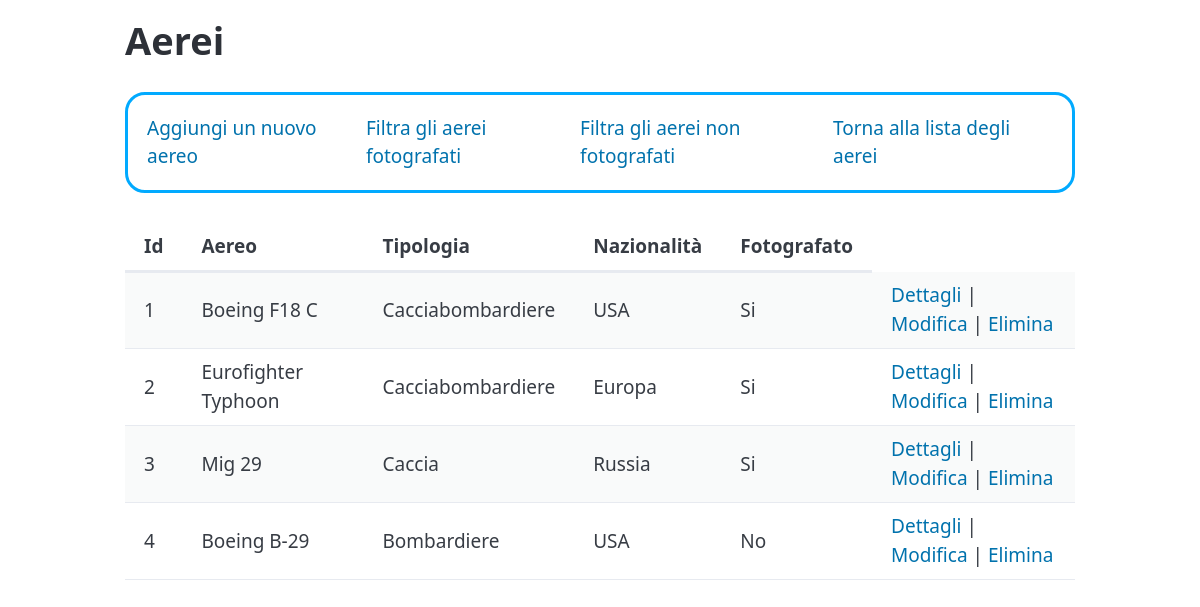
The app's page /Aerei/index.php with its own data.
### tables this page shows
CREATE TABLE `modelli` (
  `ID` int(11) NOT NULL,
  `Aereo` varchar(50) NOT NULL,
  `Tipologia` enum('Caccia','Cacciabombardiere','Bombardiere','Ricognitore','Trasporto','Multiruolo','Passeggeri') NOT NULL,
  `Nazionalità` varchar(50) NOT NULL,
  `Fotografato` enum('Si','No') NOT NULL
);

### Aerei/controllers/aereiController.php (called while the page is built, shortened)
<?php
require_once __DIR__ . '/../models/aerei.php';
class AereiController {
    private $aereiModel;
    public function __construct(){
        $this->aereiModel = new Aerei();
    }
    public function lista(){
        $aerei = $this->aereiModel->tutti();
        require __DIR__ . '/../views/lista_aerei.php';
    }
}

### Aerei/models/aerei.php (called while the page is built, shortened)
<?php
require_once __DIR__ . '/../config/database.php';
class Aerei {
    public function __construct(){
        global $pdo;
        $this->pdo = $pdo;
    }
    public function tutti(){
        $sql = 'SELECT id, aereo, tipologia, nazionalità, fotografato FROM modelli';
        $risultato = $this->pdo->query($sql);
        return $risultato->fetchAll();
    }
}

### Aerei/views/lista_aerei.php (the view, shortened to what this page needs)
<!DOCTYPE html>
<html lang="en">
<head>
    <link rel="stylesheet" href="https://cdn.jsdelivr.net/npm/@picocss/pico@2/css/pico.min.css">
    <link rel="stylesheet" href="css/style.css">
</head>
<body>
    <main class="container">
    <h1>Aerei</h1>
    <div class="menu">
        <p><a href="index.php?action=loadForm">Aggiungi un nuovo aereo</a></p>
        <p><a href="index.php?action=aereoFotografato">Filtra gli aerei fotografati</a></p>
        <p><a href="index.php?action=aereoNonFotografato">Filtra gli aerei non fotografati</a></p>
        <p><a href="index.php">Torna alla lista degli aerei</a></p>
    </div>
    <table class="striped">
    <thead>
        <tr>
            <th>Id</th>
            <th>Aereo</th>
            <th>Tipologia</th>
            <th>Nazionalità</th>
            <th>Fotografato</th>
        </tr>
    </thead>
    <?php foreach ($aerei as $aereo): ?>
    <tr>
        <td><?= htmlspecialchars($aereo['id']) ?></td>
        <td><?= htmlspecialchars($aereo['aereo']) ?></td>
        <td><?= htmlspecialchars($aereo['tipologia']) ?></td>
        <td><?= htmlspecialchars($aereo['nazionalità']) ?></td>
        <td><?= htmlspecialchars($aereo['fotografato']) ?></td>
        <td><a href="index.php?action=dettaglio&id=<?= $aereo['id'] ?>">Dettagli</a> | <a href="index.php?action=modifica&id=<?= $aereo['id'] ?>">Modifica</a> | <a href="index.php?action=elimina&id=<?= $aereo['id'] ?>" onclick="return confirm('Sei sicuro di voler eliminare questo aereo?')">Elimina</a></td>
    </tr>
    <?php endforeach; ?>
</table>
</main>
</body>
</html>

### Aerei/index.php
<?php
require_once __DIR__ . '/controllers/aereiController.php';
$controller = new AereiController();
$action = $_GET['action'] ?? 'lista';
$id = $_GET['id'] ?? null;
if ($action ==='dettaglio' && $id) {
	$controller->dettaglio($id);
}elseif($action==='modifica' && $id){
	$controller->modifica($id);
}elseif($action==='loadForm'){
	$controller->loadForm();
}elseif($action==='store'){
	$controller->store();
}elseif($action==='elimina'){
	$controller->elimina($id);
}elseif($action==='tipologiaAerei'){
	$controller->tipologiaAerei($id);
}elseif($action==='fotografato'){
	$controller->fotografato($id);
}elseif($action==='aereoFotografato'){
	$controller->aereoFotografato($id);
}elseif($action==='aereoNonFotografato'){
	$controller->aereoNonFotografato($id);
}else{
	$controller->lista();
}
?>

### Aerei/css/style.css (style rules this page uses)
.menu { display: flex; justify-content: space-evenly; width: 100%; border: 3px solid #01aaff; padding: 2%; border-radius: 20px; margin-block: 30px; }
.menu p { margin: 0; }
a { text-decoration: none; }

### records on screen
modelli: ID "1", Aereo "Boeing F18 C", Tipologia "Cacciabombardiere", Nazionalità "USA", Fotografato "Si"
modelli: ID "2", Aereo "Eurofighter Typhoon", Tipologia "Cacciabombardiere", Nazionalità "Europa", Fotografato "Si"
modelli: ID "3", Aereo "Mig 29", Tipologia "Caccia", Nazionalità "Russia", Fotografato "Si"
modelli: ID "4", Aereo "Boeing B-29", Tipologia "Bombardiere", Nazionalità "USA", Fotografato "No"
